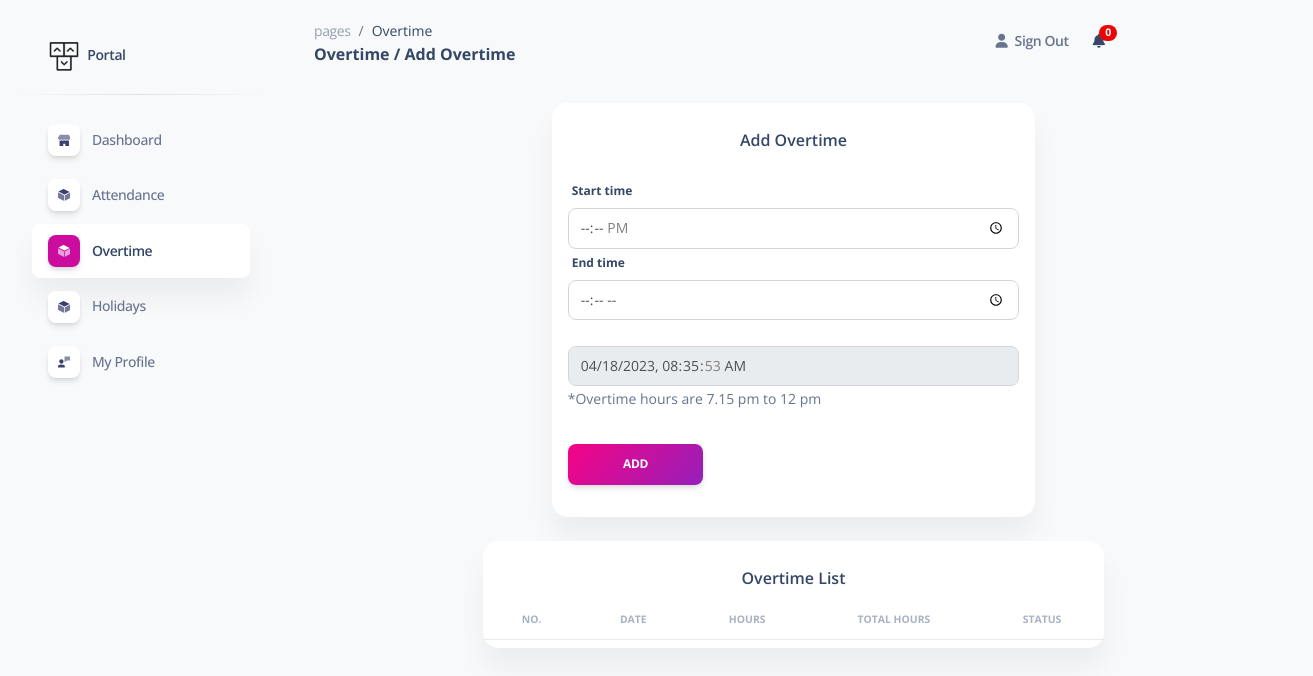
The page /addOvertime.php (signed in) on the database as committed earlier.
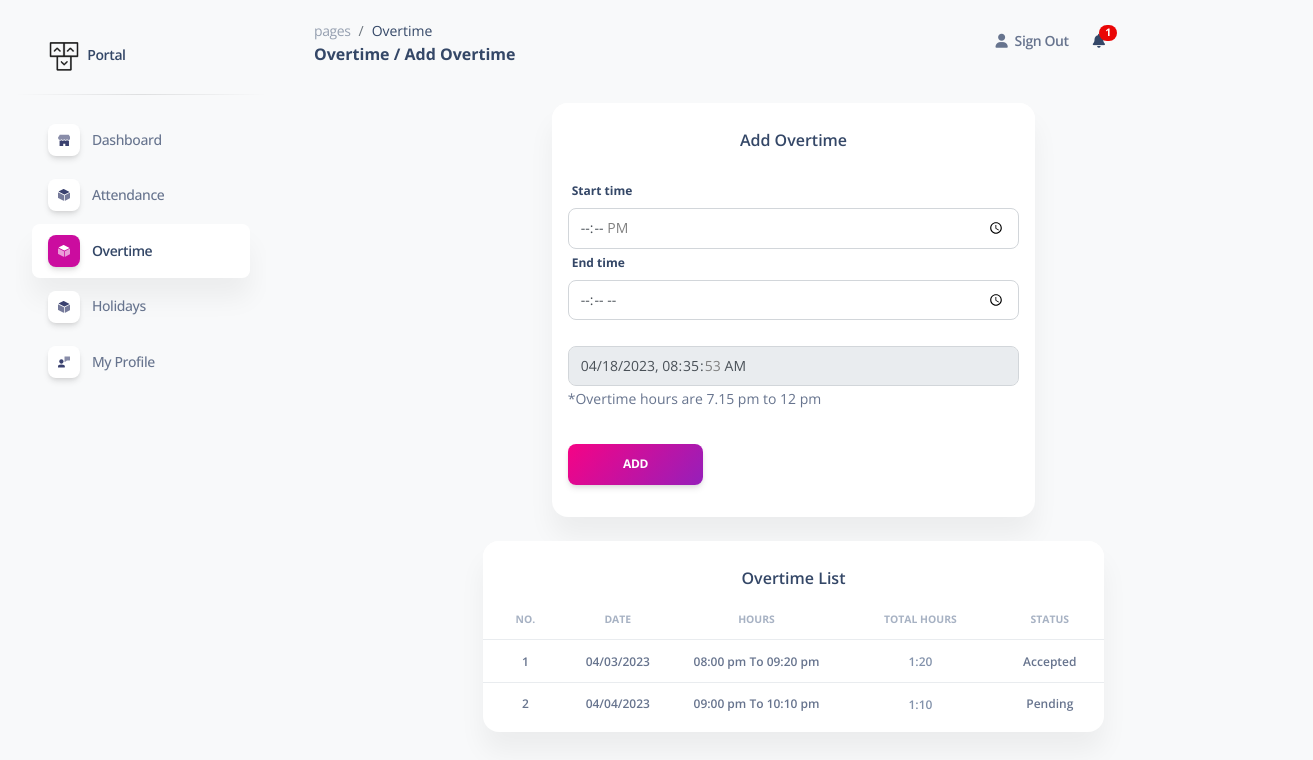
The same page on the database as committed later.
### tables this page shows
CREATE TABLE `overtime` (
  `id` int(11) NOT NULL,
  `user_id` int(11) NOT NULL,
  `start` varchar(355) NOT NULL,
  `end` varchar(355) NOT NULL,
  `date` date NOT NULL,
  `month` date NOT NULL,
  `year` year(4) NOT NULL,
  `status` varchar(255) NOT NULL DEFAULT '1' COMMENT '1 = pending, 0 = approved , 2 = reject',
  `is_deleted` varchar(255) NOT NULL,
  `total_hours` varchar(255) DEFAULT NULL,
  `created_date` datetime NOT NULL DEFAULT current_timestamp()
);

### addOvertime.php (the view, shortened to what the changed rows need)
<!DOCTYPE html>
<html lang="en">
<head>
  <link href="assets/css/nucleo-icons.css" rel="stylesheet" />
  <link href="assets/css/nucleo-svg.css" rel="stylesheet" />
  <link href="assets/css/nucleo-svg.css" rel="stylesheet" />
  <link id="pagestyle" href="assets/css/soft-ui-dashboard.css?v=1.0.3" rel="stylesheet" />
  <link rel="stylesheet" href="https://cdn.datatables.net/1.13.4/css/jquery.dataTables.css" />
</head>
<body class="g-sidenav-show  bg-gray-100">
  <?php include 'dbcon.php'; ?>
  <main class="main-content position-relative max-height-vh-100 h-100 mt-1 border-radius-lg ">
    <?php include 'navbar.php'; ?>
    <div class="container-fluid">
      <div class="container-fluid py-4">
        <div class="row d-flex justify-content-center ">
          <div class="col-8">
            <div class="card mb-4">
              <div class="card-body px-0 pt-0 pb-2">
                <div class="table-responsive p-0">
                  <table class="table align-items-center mb-0" id="data">
                    <thead>
                      <tr>
                        <th class="text-center text-uppercase text-secondary text-xxs font-weight-bolder opacity-7">No.
                        </th>
                        <th class="text-center text-uppercase text-secondary text-xxs font-weight-bolder opacity-7">Date
                        </th>
                        <th class="text-center text-uppercase text-secondary text-xxs font-weight-bolder opacity-7">
                          Hours</th>
                        <th class="text-center text-uppercase text-secondary text-xxs font-weight-bolder opacity-7">
                          Total Hours</th>
                          <th class="text-center text-uppercase text-secondary text-xxs font-weight-bolder opacity-7">Status
                        </th>
                      </tr>
                    </thead>
                    <tbody>
                      <?php
                      $user_id = $_SESSION['user_id'];
                      $update_month = date("m");
                      $update_year = date("Y");
                      $sql = "SELECT * FROM overtime where user_id = '$user_id' and  month(month) = '$update_month' and year(year) = '$update_year'";
                      $result = mysqli_query($con, $sql);
                      if (mysqli_num_rows($result) > 0) {
                        $sn = 1;
                        while ($row = mysqli_fetch_assoc($result)) {
                          ?>
                          <tr>
                            <td class="align-middle text-center font-weight-bold text-xs">
                              <span>
                                <?php echo $sn; ?>
                              </span>
                            </td>
                            <td class="align-middle text-center font-weight-bold text-xs">
                              <span>
                                <?php $date = date('m/d/Y', strtotime($row['date']));
                                echo $date; ?>
                              </span>
                            </td>
                            <td class="align-middle text-center font-weight-bold text-xs">
                              <span>
                                <?php
                                $t1 = $row['start'];
                                $t2 = $row['end'];
                                $start_time = date('h:i a', strtotime($t1));
                                $end_time = date('h:i a', strtotime($t2));
                                echo $start_time . " To " . $end_time;
                                ?>
                              </span>
                            </td>
                            <td class="align-middle text-center">
                              <span class="text-secondary text-xs font-weight-bold">
                                <?php
                                $t1 = strtotime($row['start']);
                                $t2 = strtotime($row['end']);
                                $hours = ($t2 - $t1) / 3600;
                                echo floor($hours) . ':' . (($hours - floor($hours)) * 60);
                                ?>
                              </span>
                            </td>
                            <td class="align-middle text-center font-weight-bold text-xs">
                              <span>
                                <?php if ($row['status'] == '1') {
                                  echo 'Pending';
                                } elseif ($row['status'] == '2') {
                                  echo 'Rejected';
                                } else {
                                  echo 'Accepted';
                                }?>
                              </span>
                          </tr>
                          <?php $sn++;
                        }
                      } ?>
                    </tbody>
                  </table>
                </div>
              </div>
            </div>
          </div>
        </div>
      </div>
    </div>
</body>
</html>

### navbar.php (shortened to what the changed rows need)
<?php
include 'dbcon.php';
?>
<nav class="navbar navbar-main navbar-expand-lg px-0 mx-4 shadow-none border-radius-xl" id="navbarBlur"
  navbar-scroll="true">
  <div class="container-fluid py-1 px-3">
    <div class="collapse navbar-collapse mt-sm-0 mt-2 me-md-0 me-sm-4" id="navbar">
      <ul class="navbar-nav  justify-content-end">
        <?php
        $user_id = $_SESSION['user_id'];
        $sql2 =
          $result = mysqli_query($con, "SELECT * from leave_data WHERE user_id='$user_id' AND leave_status = 'Pending' AND read_status='0'");
        $count = mysqli_num_rows($result);
        ?>
        <form method="POST" action="">
          <li class="nav-item dropdown ms-md-auto pe-md-3 d-flex align-items-center">
            <a class="nav-link" href="&action=read" type="submit" role="button" data-bs-toggle="dropdown"
              aria-expanded="false" name="submit">
              <i class="fa fa-bell cursor-pointer"></i><span
                class="badge rounded-pill bg-danger text-center d-inline-flex align-items-center justify-content-center"
                style="width:10%; height:2vh; position: relative; top: -10px; left: -6px;">
                <?php echo $count; ?>
              </span>
            </a>
          </li>
        </form>
      </ul>
    </div>
  </div>
</nav>

Rows that differ between the two databases and show on the page:
added overtime: date "04/03/2023", start "08:00 pm", end "09:20 pm", floor($hours) "1", ($hours - floor($hours)) * 60 "20", status "Accepted"
added overtime: date "04/04/2023", start "09:00 pm", end "10:10 pm", floor($hours) "1", ($hours - floor($hours)) * 60 "10", status "Pending"
Other text that changed with them:
$count: "0" → "1"
